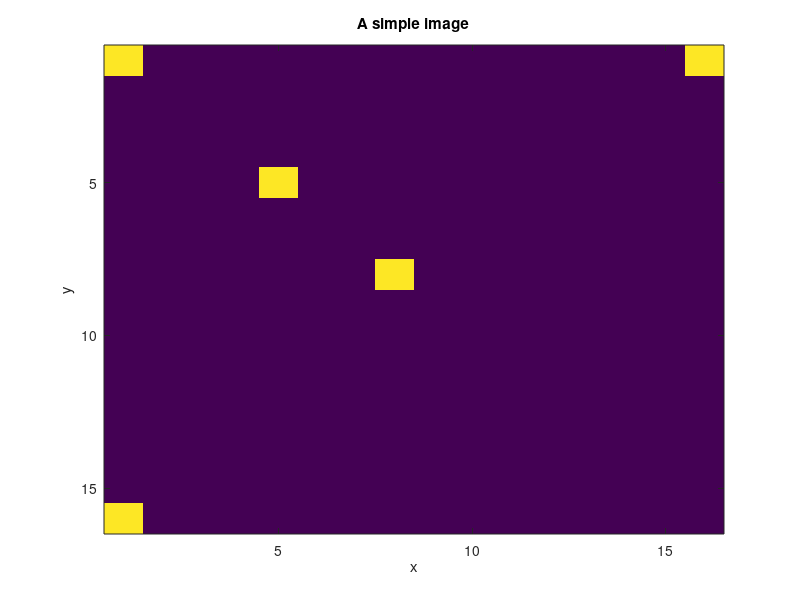
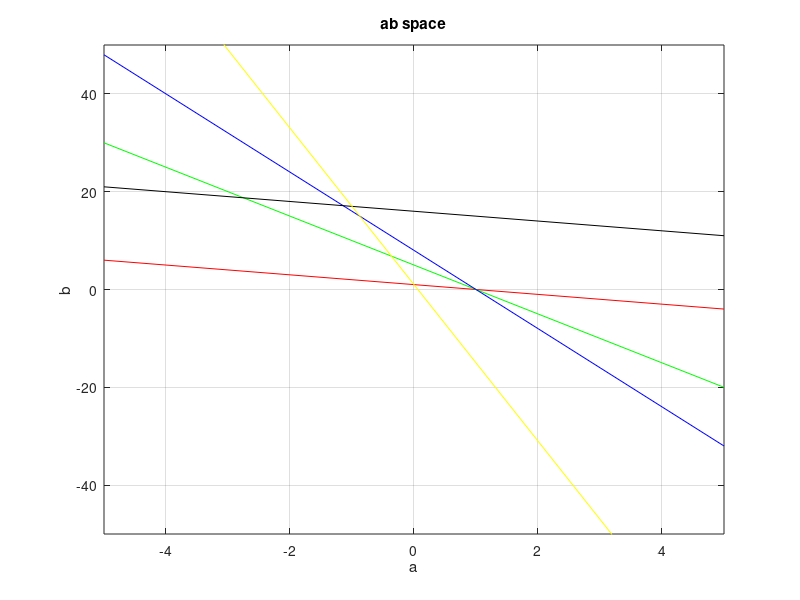
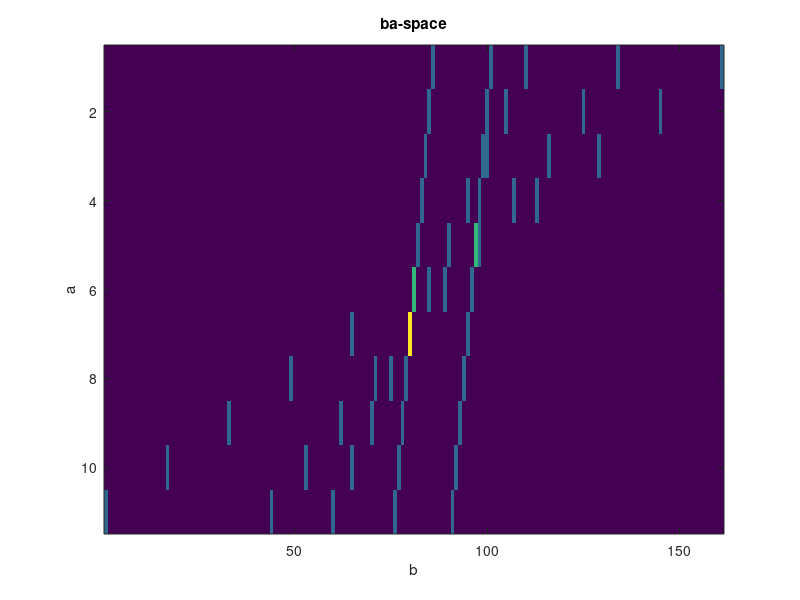
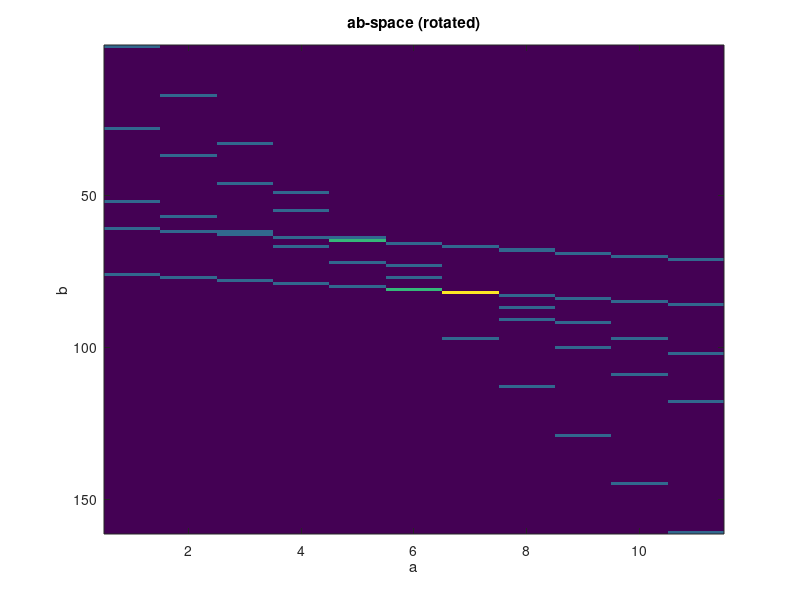

MATLAB code to generate these figures, in order: (Note: this script raises an error after producing the figures.)
%% Week 3 : The Hough Transform
% This week we are looking at the Hough transform. We will start of by
% looking at some simple examples on how the Hough Transform works, and
% continue with some examples on how to use the Hough Transform.
%
% This code can be downloaded from https://github.com/olemarius90/INF4300

clear all
close all

% Start by making a simple image
im=zeros(16);
im(1,1)=1;
im(5,5)=1;
im(8,8)=1;
im(1,16)=1;
im(16,1) = 1;
figure(1)
imagesc(im)
title('A simple image');
xlabel('x');
ylabel('y');

% The question is, are these point on a line?
% That is, is there a line y=ax+b that passes
% through these points for some values of
% a and b?

% Take every x,y coordinate from the given image and plug it into
% the equation b=-xa+y AS PARAMETERS. Then vary a over some
% predefined interval and take a look at the lines produced by this:
% y = ax + b

figure(2)
% Point 1, x=1, y=1, b=-a+1

a=-5:5
b=-a+1
plot(a,b,'r')
hold on

% Point 2, x=5, y=5, b=-5a+5

a=-5:5
b=-5*a+5
plot(a,b,'g')

% Point 3, x=9, y=9, b=-9a+9

a=-5:5
b=-8*a+8
plot(a,b,'b')

% Point 4, x = 1, y = 16; b = -a + 16
a=-5:5
b=-a+16
plot(a,b,'k');

% Point 5 x = 16, y = 1; b = -16a + 1
a=-5:5
b=-16*a+1
plot(a,b,'y');

grid on
axis([-5 5 -50 50])
xlabel('a')
ylabel('b')
title('ab space');


%% Creating the accumulator matrix
% Here we are creating a matrix to represent the "ab-space". If we find the
% maximum of this matrix we will find the most dominant line in the
% original image.

% The accumulator matrix
acc=zeros(11,161);

% We need to introduce some offsets since the values for a and b will be
% negative as well.
b_offset = 80;
a_offset = 6;

%For point 1, x=1, y=1, b=-a+1
a=-5:5
b=-a+1
for x=1:length(a)
    acc(a(x)+a_offset,b(x)+b_offset)=acc(a(x)+a_offset,b(x)+b_offset)+1;
end

% Point 2, x=5, y=5, b=-5a+5
a=-5:5
b=-5*a+5
for x=1:length(a)
    acc(a(x)+a_offset,b(x)+b_offset)=acc(a(x)+a_offset,b(x)+b_offset)+1;
end

% Point 3, x=9, y=9, b=-9a+9
a=-5:5
b=-9*a+9
for x=1:length(a)
    acc(a(x)+a_offset,b(x)+b_offset)=acc(a(x)+a_offset,b(x)+b_offset)+1;
end

% Point 4, x = 1, y = 16; b = -a + 16
a=-5:5
b=-a+16
for x=1:length(a)
    acc(a(x)+a_offset,b(x)+b_offset)=acc(a(x)+a_offset,b(x)+b_offset)+1;
end

% Point 5 x = 16, y = 1; b = -16a + 1
a=-5:5
b=-16*a+1
for x=1:length(a)
    acc(a(x)+a_offset,b(x)+b_offset)=acc(a(x)+a_offset,b(x)+b_offset)+1;
end

figure(3);clf
imagesc((acc))
xlabel('b'),ylabel('a')
title('ba-space');

figure(4);clf
imagesc(rot90(acc))
xlabel('a'),ylabel('b')
title('ab-space (rotated)');

% Lets find the maximum of the matrix
[v,idx] = max(acc(:));
% And we want the index of the maximum
[a_max,b_max] = ind2sub(size(acc),idx)
%But we need to remember to account for the offsets we introduced
a=a_max-a_offset
b=b_max-b_offset

disp(sprintf('We have found the line y=%dx+%d.',a,b))
disp('Does this fit our original image?');
%% Hough transform example 1
% Creating a simple image with one line
img=zeros(11);
for j=3:9
  img(j,j)=1;
end

figure(5)
colormap(gray(2))
imagesc(img);
grid on
axis image
title('Another simple image (image 1)');

% Using the built in function Hough
[H,theta,rho] = hough(img);
figure(6)
imagesc(theta,rho,H);
colormap jet
xlabel('\theta (degrees)')
ylabel('\rho (pixels from center)')
title('Hough transform of image 1')

%% Hough transform example 2
% Creating a simple image with one line
img=zeros(11);
for j=3:9
  img(j,j)=1;
end

% Putting some holes in the line
img(5,5)=0;
img(7,7)=0;

figure(7)
colormap(gray(2))
imagesc(img);
grid on
axis image
title('Another simple image (image 2)');

% Using the built in function Hough
[H,theta,rho] = hough(img);
figure(7)
imagesc(theta,rho,H);
colormap jet
xlabel('\theta (degrees)')
ylabel('\rho (pixels from center)')
title('Hough transform of image 2')

%% Hough transform example 3
% Creating a simple image with two lines
img=zeros(12);
for j=3:9
  img(j,j)=1;
  img(j+3,j) = 1;
end
  
figure(8)
colormap(gray(2))
imagesc(img);
grid on
axis image
title('Another simple image (image 3)');

% Using the built in function Hough
[H,theta,rho] = hough(img);
figure(9)
imagesc(theta,rho,H);
colormap jet
xlabel('\theta (degrees)')
ylabel('\rho (pixels from center)')
title('Hough transform of image 3')

figure(10)
imagesc(theta,rho,H);
colormap jet
xlim([-60 -20]);
ylim([-10 10]);
xlabel('\theta (degrees)')
ylabel('\rho (pixels from center)')
title('Hough transform of image 3, zoomed in')

%% Hough transform example 4 : Image of corridors
% Now lets look at the image of corridors
img=imread('corridor.png');
img=double(rgb2gray(img));

figure(11)
imshow(img,[])
title('Original image');

% Lets filter the original image with a Sobel filter to find the Sobel
% magnitude
h1=fspecial('sobel');
h2=h1';
igh=imfilter(img,h1);
igv=imfilter(img,h2);
igs=abs(igh)+abs(igv);
figure(12)
imshow(igs,[])
title('Sobel magnitude');



%Lets treshold the Sobel image
%And lets skip the border
igsT=igs(5:end-5,5:end-5)>170;
figure(13)
imshow(igsT)
title('Sobel image tresholded');

%resize the image as well
img = img(5:end-5,5:end-5);
%% Using the built in function Hough
[H,theta,rho] = hough(igsT);
figure(9);clf
imagesc(theta,rho,H);
colormap hot
colorbar
caxis([0 200 ])
xlabel('\theta (degrees)')
ylabel('\rho (pixels from center)')
title('Hough transform of image 1')



% The rest of this code is taken from a MATLAB example from the "Help" of
% houghlines
% First we find and indicate the 5 most dominant lines
P = houghpeaks(H,5);

figure(5);clf
imshow(H,[],'XData',theta,'YData',rho,'InitialMagnification','fit');
xlabel('\theta'), ylabel('\rho');
axis on, axis normal, hold on;
plot(theta(P(:,2)),rho(P(:,1)),'s','color','white');
title('Houghtransform with 5 most dominant lines indicated');
xlabel('\theta (degrees)')
ylabel('\rho (pixels from center)')

% Find lines and plot them
lines = houghlines(img,theta,rho,P,'FillGap',5,'MinLength',7);
figure, imshow(img,[]), hold on
title('Image with lines found indicated');
max_len = 0;
for k = 1:length(lines)
   xy = [lines(k).point1; lines(k).point2];
   plot(xy(:,1),xy(:,2),'LineWidth',2,'Color','green');

   % Plot beginnings and ends of lines
   plot(xy(1,1),xy(1,2),'x','LineWidth',2,'Color','yellow');
   plot(xy(2,1),xy(2,2),'x','LineWidth',2,'Color','red');

   % Determine the endpoints of the longest line segment
   len = norm(lines(k).point1 - lines(k).point2);
   if ( len > max_len)
      max_len = len;
      xy_long = xy;
   end
end

% highlight the longest line segment
plot(xy_long(:,1),xy_long(:,2),'LineWidth',2,'Color','blue');

%% Try the circles with 
% Clear everything
clear all
close all
% Get image and display
i=imread('coins2.jpg');
ig=double(rgb2gray(i));
figure
imshow(ig,[min(min(ig)) max(max(ig))])
% Make gradient image and display
h1=fspecial('sobel');
h2=h1';
igh=imfilter(ig,h1);
igv=imfilter(ig,h2);
igs=abs(igh)+abs(igv);
figure
imshow(igs,[min(min(igs)) max(max(igs))])
igsT=igs>170;
figure
imshow(igsT)
% Initialise the accumulator matrix
acc=zeros([size(ig) 21]);
% Get all indexes of points on contours
[r,c]=find(igsT);
% Iterate
iter=0;
while(iter<200000)
    iter=iter+1; % Count number of iterations
    N=length(r);
    ind=floor(N*rand(1,3))+1;
    while(length(unique(ind))<3)
        ind=floor(N*rand(1,3))+1;
    end
    [x0,y0,R]=threepoint([r(ind(1)) c(ind(1))],[r(ind(2))
        c(ind(2))],[r(ind(3)) c(ind(3))]);
    x0=ceil(x0);
    y0=ceil(y0);
    R=ceil(R);
    if(isin(x0,[1 size(ig,1)])) % Test if values are in correct range
        if(isin(y0,[1 size(ig,2)]))
            if(isin(R,[15 25]))
                acc(x0,y0,R-14)=acc(x0,y0,R-14)+1; % Accumulate
                if(acc(x0,y0,R-14)>4) % If we have a sufficient
                    number of hits
                    s=sprintf('Found cirlce with [x0,y0,R]=[%d %d%d], press any key to continue\n',x0,y0,R);
                    disp(s)
                    hold on
                    cc=circle([y0 x0],R,20,'-');
                    pause
                end
            end
        end
    end
end

disp('dine')